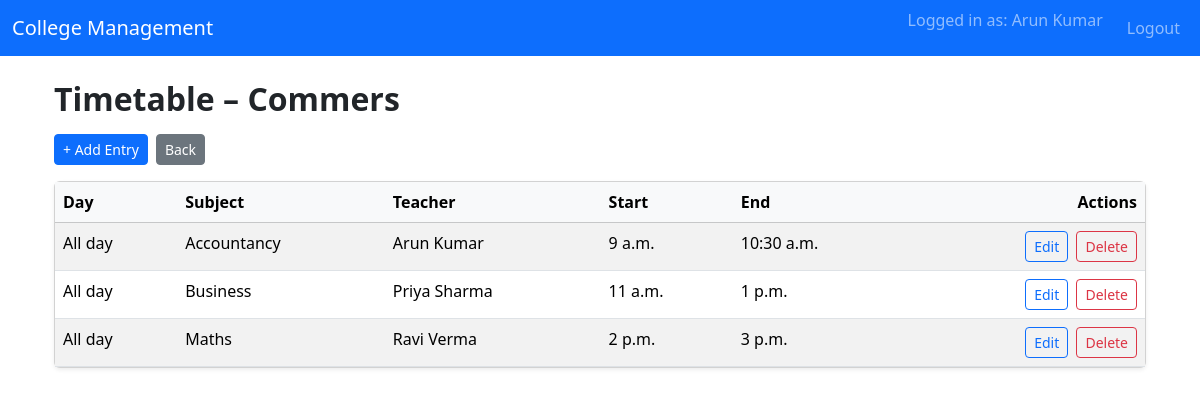
The app's page /timetable/1/ (signed in) with its own data.
### students/models.py (models this page shows, shortened)
class Department(models.Model):
    name = models.CharField(max_length=100)

class TimeTable(models.Model):
    department = models.ForeignKey(Department, on_delete=models.CASCADE)
    day = models.CharField(max_length=20)
    start_time = models.TimeField()
    end_time = models.TimeField()
    subject = models.CharField(max_length=200)
    teacher = models.ForeignKey(Teacher, on_delete=models.SET_NULL, null=True, blank=True)

class Teacher(models.Model):
    user = models.OneToOneField(User, on_delete=models.CASCADE)
    department = models.ForeignKey(Department, on_delete=models.SET_NULL, null=True, blank=True)

### students/views.py (the view)
# urls.py: path('timetable/<int:dept_id>/', views.view_timetable, name='view_timetable'),
@login_required
def view_timetable(request, dept_id):
    department = get_object_or_404(Department, id=dept_id)
    timetable = TimeTable.objects.filter(department=department).order_by('day', 'start_time')
    return render(request, 'view_timetable.html', {
        'department': department,
        'timetable': timetable
    })

### students/templates/view_timetable.html (shortened to what this page needs)
{% extends 'base.html' %}
{% block content %}
<div class="container mt-4">
  <h2 class="fw-bold mb-3">Timetable – {{ department.name }}</h2>
  <div class="mb-3 d-flex gap-2">
    <a href="{% url 'add_timetable' department.id %}" class="btn btn-primary btn-sm">+ Add Entry</a>
    <a href="{% url 'teacher_dashboard' %}" class="btn btn-secondary btn-sm">Back</a>
  </div>
  {% if timetable %}
  <div class="card shadow-sm">
    <div class="card-body p-0">
      <table class="table table-striped table-hover mb-0">
        <thead class="table-light">
          <tr>
            <th>Day</th>
            <th>Subject</th>
            <th>Teacher</th>
            <th>Start</th>
            <th>End</th>
            <th class="text-end">Actions</th>
          </tr>
        </thead>
        <tbody>
          {% for t in timetable %}
          <tr>
            <td>{{ t.day }}</td>
            <td>{{ t.subject }}</td>
            <td>{% if t.teacher %}{{ t.teacher.user.get_full_name }}{% else %}-{% endif %}</td>
            <td>{{ t.start_time }}</td>
            <td>{{ t.end_time }}</td>
            <td class="text-end">
              {% if user.is_staff or user.teacher %}
                <a href="{% url 'edit_timetable' department.id t.id %}" class="btn btn-sm btn-outline-primary me-1">
                  Edit
                </a>
                <form action="{% url 'delete_timetable' department.id t.id %}"
                      method="post"
                      style="display:inline-block;"
                      onsubmit="return confirm('Are you sure you want to delete this timetable entry?');">
                  <button type="submit" class="btn btn-sm btn-outline-danger">Delete</button>
                </form>
              {% endif %}
            </td>
          </tr>
          {% endfor %}
        </tbody>
      </table>
    </div>
  </div>
  {% else %}
    <p class="text-muted">No timetable entries found.</p>
  {% endif %}
</div>
{% endblock %}

### students/templates/base.html (shortened to what this page needs)
<!doctype html>
<html lang="en">
  <head>
    <link href="https://cdn.jsdelivr.net/npm/bootstrap@5.3.3/dist/css/bootstrap.min.css" rel="stylesheet">
  </head>
  <body>
    <nav class="navbar navbar-expand-lg navbar-dark bg-primary">
      <div class="container-fluid">
        <a class="navbar-brand" href="/">College Management</a>
        <div class="collapse navbar-collapse" id="navbarSupportedContent">
          <ul class="navbar-nav ms-auto mb-2 mb-lg-0">
            {% if user.is_authenticated %}
              <li class="nav-item">
                <span class="navbar-text me-3">
                  Logged in as: {{ user.get_full_name|default:user.username }}
                </span>
              </li>
              <li class="nav-item">
                <a class="nav-link" href="{% url 'logout' %}">Logout</a>
              </li>
            {% endif %}
          </ul>
        </div>
      </div>
    </nav>
    <div class="container mt-4">
      {% block content %}
      {% endblock %}
    </div>
  </body>
</html>

### records on screen
Department: name "Commers"
TimeTable: day "All day", subject "Accountancy", teacher.user.get_full_name "Arun Kumar", start_time "9 a.m.", end_time "10:30 a.m."
TimeTable: day "All day", subject "Business", teacher.user.get_full_name "Priya Sharma", start_time "11 a.m.", end_time "1 p.m."
TimeTable: day "All day", subject "Maths", teacher.user.get_full_name "Ravi Verma", start_time "2 p.m.", end_time "3 p.m."

### other values on screen
{{ user.get_full_name|default:user.username }} "Arun Kumar"
